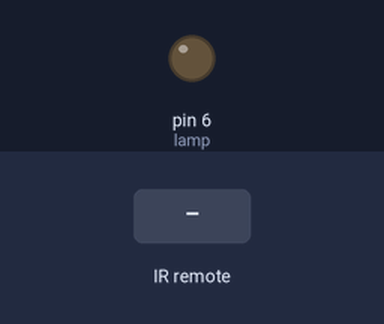
Recording of a sketch running on a simulated Arduino Uno, built with avr-gcc and run on an emulated ATmega328P. Parts: output pins drawn as LEDs (lit = HIGH). The test bench sets the inputs (shaded band).

Above: at 1.2 s.
1.3 s: infrared code 0xFD30CF received
At 1.6 s:
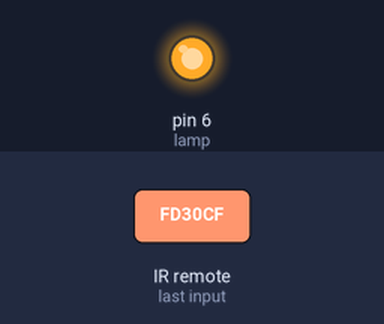
Timing chart, 0 to 4.3 s (numbered marks = the images above; inputs shaded):
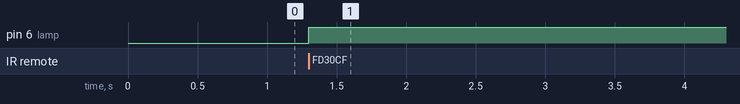

Measured:
- after the input at 1.3 s, pin 6 (lamp): LOW → HIGH at once

The sketch:

application_1.ino
```cpp
#include "IRremote.h"
int receiver = 11;
int lamp = 6;
bool lamp_status = LOW;
IRrecv irrecv(receiver);
decode_results results;
void setup()
{
  pinMode(lamp, OUTPUT);
  irrecv.enableIRIn();
}
void translateIR() //do this depend on received IR signal
{
  switch (results.value)
  {
    case 0xFD30CF:    //button : 0
      lamp_status = !lamp_status;
      digitalWrite(lamp, lamp_status);
      break;
  }
  delay(500);
}
void loop()
{
  if (irrecv.decode(&results))
  {
    translateIR();
    irrecv.resume();
  }
}
```
